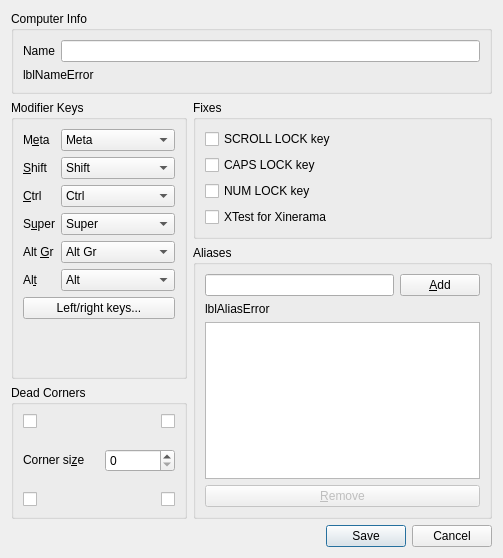
<?xml version="1.0" encoding="UTF-8"?>
<ui version="4.0">
 <class>ScreenSettingsDialog</class>
 <widget class="QDialog" name="ScreenSettingsDialog">
  <property name="geometry">
   <rect>
    <x>0</x>
    <y>0</y>
    <width>503</width>
    <height>558</height>
   </rect>
  </property>
  <property name="windowTitle">
   <string>Computer settings</string>
  </property>
  <layout class="QVBoxLayout" name="_2">
   <item>
    <widget class="QGroupBox" name="groupComputerName">
     <property name="sizePolicy">
      <sizepolicy hsizetype="Preferred" vsizetype="Maximum">
       <horstretch>0</horstretch>
       <verstretch>0</verstretch>
      </sizepolicy>
     </property>
     <property name="title">
      <string>Computer Info</string>
     </property>
     <layout class="QVBoxLayout" name="_3">
      <item>
       <layout class="QHBoxLayout" name="_4">
        <item>
         <widget class="QLabel" name="label_7">
          <property name="sizePolicy">
           <sizepolicy hsizetype="Preferred" vsizetype="Fixed">
            <horstretch>0</horstretch>
            <verstretch>0</verstretch>
           </sizepolicy>
          </property>
          <property name="text">
           <string>Name</string>
          </property>
          <property name="buddy">
           <cstring>lineNameEdit</cstring>
          </property>
         </widget>
        </item>
        <item>
         <widget class="QLineEdit" name="lineNameEdit">
          <property name="sizePolicy">
           <sizepolicy hsizetype="Expanding" vsizetype="Fixed">
            <horstretch>0</horstretch>
            <verstretch>0</verstretch>
           </sizepolicy>
          </property>
          <property name="maxLength">
           <number>255</number>
          </property>
         </widget>
        </item>
       </layout>
      </item>
      <item>
       <widget class="QLabel" name="lblNameError">
        <property name="sizePolicy">
         <sizepolicy hsizetype="Preferred" vsizetype="Fixed">
          <horstretch>0</horstretch>
          <verstretch>0</verstretch>
         </sizepolicy>
        </property>
        <property name="minimumSize">
         <size>
          <width>0</width>
          <height>0</height>
         </size>
        </property>
        <property name="text">
         <string notr="true">lblNameError</string>
        </property>
        <property name="alignment">
         <set>Qt::AlignmentFlag::AlignLeading|Qt::AlignmentFlag::AlignLeft|Qt::AlignmentFlag::AlignVCenter</set>
        </property>
       </widget>
      </item>
     </layout>
    </widget>
   </item>
   <item>
    <layout class="QHBoxLayout" name="layoutOptions">
     <item>
      <layout class="QVBoxLayout" name="layoutLeftSide">
       <item>
        <widget class="QGroupBox" name="groupModifers">
         <property name="title">
          <string>Modifier Keys</string>
         </property>
         <layout class="QFormLayout" name="formLayout_2">
          <item row="0" column="0">
           <widget class="QLabel" name="label_5">
            <property name="maximumSize">
             <size>
              <width>40</width>
              <height>16777215</height>
             </size>
            </property>
            <property name="text">
             <string>M&amp;eta</string>
            </property>
            <property name="buddy">
             <cstring>comboMeta</cstring>
            </property>
           </widget>
          </item>
          <item row="4" column="0">
           <widget class="QLabel" name="label_3">
            <property name="text">
             <string>&amp;Ctrl</string>
            </property>
            <property name="buddy">
             <cstring>comboCtrl</cstring>
            </property>
           </widget>
          </item>
          <item row="6" column="0">
           <widget class="QLabel" name="label_6">
            <property name="text">
             <string>S&amp;uper</string>
            </property>
            <property name="buddy">
             <cstring>comboSuper</cstring>
            </property>
           </widget>
          </item>
          <item row="9" column="0">
           <widget class="QLabel" name="label_4">
            <property name="text">
             <string>Al&amp;t</string>
            </property>
            <property name="buddy">
             <cstring>comboAlt</cstring>
            </property>
           </widget>
          </item>
          <item row="0" column="1">
           <widget class="QComboBox" name="comboMeta">
            <property name="currentIndex">
             <number>3</number>
            </property>
            <item>
             <property name="text">
              <string>Shift</string>
             </property>
            </item>
            <item>
             <property name="text">
              <string>Ctrl</string>
             </property>
            </item>
            <item>
             <property name="text">
              <string>Alt</string>
             </property>
            </item>
            <item>
             <property name="text">
              <string>Meta</string>
             </property>
            </item>
            <item>
             <property name="text">
              <string>Super</string>
             </property>
            </item>
            <item>
             <property name="text">
              <string>Alt Gr</string>
             </property>
            </item>
            <item>
             <property name="text">
              <string>None</string>
             </property>
            </item>
           </widget>
          </item>
          <item row="2" column="1">
           <widget class="QComboBox" name="comboShift">
            <item>
             <property name="text">
              <string>Shift</string>
             </property>
            </item>
            <item>
             <property name="text">
              <string>Ctrl</string>
             </property>
            </item>
            <item>
             <property name="text">
              <string>Alt</string>
             </property>
            </item>
            <item>
             <property name="text">
              <string>Meta</string>
             </property>
            </item>
            <item>
             <property name="text">
              <string>Super</string>
             </property>
            </item>
            <item>
             <property name="text">
              <string>Alt Gr</string>
             </property>
            </item>
            <item>
             <property name="text">
              <string>None</string>
             </property>
            </item>
           </widget>
          </item>
          <item row="2" column="0">
           <widget class="QLabel" name="label_2">
            <property name="maximumSize">
             <size>
              <width>40</width>
              <height>16777215</height>
             </size>
            </property>
            <property name="text">
             <string>&amp;Shift</string>
            </property>
            <property name="buddy">
             <cstring>comboShift</cstring>
            </property>
           </widget>
          </item>
          <item row="9" column="1">
           <widget class="QComboBox" name="comboAlt">
            <property name="currentIndex">
             <number>2</number>
            </property>
            <item>
             <property name="text">
              <string>Shift</string>
             </property>
            </item>
            <item>
             <property name="text">
              <string>Ctrl</string>
             </property>
            </item>
            <item>
             <property name="text">
              <string>Alt</string>
             </property>
            </item>
            <item>
             <property name="text">
              <string>Meta</string>
             </property>
            </item>
            <item>
             <property name="text">
              <string>Super</string>
             </property>
            </item>
            <item>
             <property name="text">
              <string>Alt Gr</string>
             </property>
            </item>
            <item>
             <property name="text">
              <string>None</string>
             </property>
            </item>
           </widget>
          </item>
          <item row="6" column="1">
           <widget class="QComboBox" name="comboSuper">
            <property name="currentIndex">
             <number>4</number>
            </property>
            <item>
             <property name="text">
              <string>Shift</string>
             </property>
            </item>
            <item>
             <property name="text">
              <string>Ctrl</string>
             </property>
            </item>
            <item>
             <property name="text">
              <string>Alt</string>
             </property>
            </item>
            <item>
             <property name="text">
              <string>Meta</string>
             </property>
            </item>
            <item>
             <property name="text">
              <string>Super</string>
             </property>
            </item>
            <item>
             <property name="text">
              <string>Alt Gr</string>
             </property>
            </item>
            <item>
             <property name="text">
              <string>None</string>
             </property>
            </item>
           </widget>
          </item>
          <item row="4" column="1">
           <widget class="QComboBox" name="comboCtrl">
            <property name="currentIndex">
             <number>1</number>
            </property>
            <item>
             <property name="text">
              <string>Shift</string>
             </property>
            </item>
            <item>
             <property name="text">
              <string>Ctrl</string>
             </property>
            </item>
            <item>
             <property name="text">
              <string>Alt</string>
             </property>
            </item>
            <item>
             <property name="text">
              <string>Meta</string>
             </property>
            </item>
            <item>
             <property name="text">
              <string>Super</string>
             </property>
            </item>
            <item>
             <property name="text">
              <string>Alt Gr</string>
             </property>
            </item>
            <item>
             <property name="text">
              <string>None</string>
             </property>
            </item>
           </widget>
          </item>
          <item row="8" column="0">
           <widget class="QLabel" name="labelAltGr">
            <property name="text">
             <string>Alt &amp;Gr</string>
            </property>
            <property name="buddy">
             <cstring>comboAltGr</cstring>
            </property>
           </widget>
          </item>
          <item row="8" column="1">
           <widget class="QComboBox" name="comboAltGr">
            <property name="currentIndex">
             <number>5</number>
            </property>
            <item>
             <property name="text">
              <string>Shift</string>
             </property>
            </item>
            <item>
             <property name="text">
              <string>Ctrl</string>
             </property>
            </item>
            <item>
             <property name="text">
              <string>Alt</string>
             </property>
            </item>
            <item>
             <property name="text">
              <string>Meta</string>
             </property>
            </item>
            <item>
             <property name="text">
              <string>Super</string>
             </property>
            </item>
            <item>
             <property name="text">
              <string>Alt Gr</string>
             </property>
            </item>
            <item>
             <property name="text">
              <string>None</string>
             </property>
            </item>
           </widget>
          </item>
          <item row="10" column="0" colspan="2">
           <widget class="QPushButton" name="btnModifierKeys">
            <property name="toolTip">
             <string>Override individual left and right modifier keys</string>
            </property>
            <property name="text">
             <string>Left/right keys...</string>
            </property>
           </widget>
          </item>
         </layout>
        </widget>
       </item>
       <item>
        <widget class="QGroupBox" name="groupDeadCorners">
         <property name="title">
          <string>Dead Corners</string>
         </property>
         <layout class="QVBoxLayout" name="verticalLayout_2">
          <property name="spacing">
           <number>20</number>
          </property>
          <property name="sizeConstraint">
           <enum>QLayout::SizeConstraint::SetMinAndMaxSize</enum>
          </property>
          <item>
           <layout class="QHBoxLayout" name="layoutDeadCornersTop">
            <item>
             <widget class="QCheckBox" name="chkDeadTopLeft">
              <property name="minimumSize">
               <size>
                <width>0</width>
                <height>0</height>
               </size>
              </property>
              <property name="toolTip">
               <string>Top Left</string>
              </property>
              <property name="autoRepeatInterval">
               <number>100</number>
              </property>
             </widget>
            </item>
            <item>
             <widget class="QCheckBox" name="chkDeadTopRight">
              <property name="minimumSize">
               <size>
                <width>0</width>
                <height>0</height>
               </size>
              </property>
              <property name="toolTip">
               <string>Top Right</string>
              </property>
              <property name="layoutDirection">
               <enum>Qt::LayoutDirection::RightToLeft</enum>
              </property>
             </widget>
            </item>
           </layout>
          </item>
          <item>
           <layout class="QHBoxLayout" name="layoutCornerSize">
            <item>
             <widget class="QLabel" name="label">
              <property name="sizePolicy">
               <sizepolicy hsizetype="Fixed" vsizetype="Fixed">
                <horstretch>0</horstretch>
                <verstretch>0</verstretch>
               </sizepolicy>
              </property>
              <property name="text">
               <string>Corner si&amp;ze</string>
              </property>
              <property name="buddy">
               <cstring>sbSwitchCornerSize</cstring>
              </property>
             </widget>
            </item>
            <item>
             <widget class="QSpinBox" name="sbSwitchCornerSize">
              <property name="sizePolicy">
               <sizepolicy hsizetype="Preferred" vsizetype="Fixed">
                <horstretch>0</horstretch>
                <verstretch>0</verstretch>
               </sizepolicy>
              </property>
              <property name="minimumSize">
               <size>
                <width>70</width>
                <height>0</height>
               </size>
              </property>
             </widget>
            </item>
           </layout>
          </item>
          <item>
           <layout class="QHBoxLayout" name="layoutDeadCornersBottom">
            <item>
             <widget class="QCheckBox" name="chkDeadBottomLeft">
              <property name="minimumSize">
               <size>
                <width>0</width>
                <height>0</height>
               </size>
              </property>
              <property name="toolTip">
               <string>Bottom Left</string>
              </property>
             </widget>
            </item>
            <item>
             <widget class="QCheckBox" name="chkDeadBottomRight">
              <property name="minimumSize">
               <size>
                <width>0</width>
                <height>0</height>
               </size>
              </property>
              <property name="toolTip">
               <string>Bottom Right</string>
              </property>
              <property name="layoutDirection">
               <enum>Qt::LayoutDirection::RightToLeft</enum>
              </property>
             </widget>
            </item>
           </layout>
          </item>
         </layout>
        </widget>
       </item>
      </layout>
     </item>
     <item>
      <layout class="QVBoxLayout" name="layoutRightSide">
       <item>
        <widget class="QGroupBox" name="groupFixes">
         <property name="title">
          <string>Fixes</string>
         </property>
         <layout class="QVBoxLayout" name="verticalLayout_3">
          <item>
           <widget class="QCheckBox" name="chkFixScrollLock">
            <property name="sizePolicy">
             <sizepolicy hsizetype="Minimum" vsizetype="Preferred">
              <horstretch>0</horstretch>
              <verstretch>0</verstretch>
             </sizepolicy>
            </property>
            <property name="text">
             <string>SCROLL LOCK key</string>
            </property>
           </widget>
          </item>
          <item>
           <widget class="QCheckBox" name="chkFixCapsLock">
            <property name="sizePolicy">
             <sizepolicy hsizetype="Minimum" vsizetype="Preferred">
              <horstretch>0</horstretch>
              <verstretch>0</verstretch>
             </sizepolicy>
            </property>
            <property name="text">
             <string>CAPS LOCK key</string>
            </property>
           </widget>
          </item>
          <item>
           <widget class="QCheckBox" name="chkFixNumLock">
            <property name="sizePolicy">
             <sizepolicy hsizetype="Minimum" vsizetype="Preferred">
              <horstretch>0</horstretch>
              <verstretch>0</verstretch>
             </sizepolicy>
            </property>
            <property name="text">
             <string>NUM LOCK key</string>
            </property>
           </widget>
          </item>
          <item>
           <widget class="QCheckBox" name="chkFixXTest">
            <property name="sizePolicy">
             <sizepolicy hsizetype="Minimum" vsizetype="Preferred">
              <horstretch>0</horstretch>
              <verstretch>0</verstretch>
             </sizepolicy>
            </property>
            <property name="text">
             <string>XTest for Xinerama</string>
            </property>
            <property name="checked">
             <bool>false</bool>
            </property>
           </widget>
          </item>
         </layout>
        </widget>
       </item>
       <item>
        <widget class="QGroupBox" name="groupAliases">
         <property name="sizePolicy">
          <sizepolicy hsizetype="Preferred" vsizetype="Expanding">
           <horstretch>0</horstretch>
           <verstretch>0</verstretch>
          </sizepolicy>
         </property>
         <property name="title">
          <string>Aliases</string>
         </property>
         <layout class="QVBoxLayout" name="verticalLayout">
          <item>
           <layout class="QHBoxLayout" name="horizontalLayout">
            <item>
             <widget class="QLineEdit" name="lineAddAlias">
              <property name="sizePolicy">
               <sizepolicy hsizetype="Expanding" vsizetype="Fixed">
                <horstretch>0</horstretch>
                <verstretch>0</verstretch>
               </sizepolicy>
              </property>
              <property name="minimumSize">
               <size>
                <width>168</width>
                <height>20</height>
               </size>
              </property>
              <property name="maxLength">
               <number>255</number>
              </property>
             </widget>
            </item>
            <item>
             <widget class="QPushButton" name="btnAddAlias">
              <property name="enabled">
               <bool>true</bool>
              </property>
              <property name="text">
               <string>&amp;Add</string>
              </property>
             </widget>
            </item>
           </layout>
          </item>
          <item>
           <widget class="QLabel" name="lblAliasError">
            <property name="sizePolicy">
             <sizepolicy hsizetype="Minimum" vsizetype="Maximum">
              <horstretch>0</horstretch>
              <verstretch>0</verstretch>
             </sizepolicy>
            </property>
            <property name="minimumSize">
             <size>
              <width>0</width>
              <height>0</height>
             </size>
            </property>
            <property name="maximumSize">
             <size>
              <width>16777215</width>
              <height>16777215</height>
             </size>
            </property>
            <property name="text">
             <string notr="true">lblAliasError</string>
            </property>
            <property name="wordWrap">
             <bool>true</bool>
            </property>
           </widget>
          </item>
          <item>
           <widget class="QListWidget" name="listAliases">
            <property name="sizePolicy">
             <sizepolicy hsizetype="Preferred" vsizetype="Expanding">
              <horstretch>0</horstretch>
              <verstretch>0</verstretch>
             </sizepolicy>
            </property>
            <property name="minimumSize">
             <size>
              <width>0</width>
              <height>0</height>
             </size>
            </property>
            <property name="maximumSize">
             <size>
              <width>16777215</width>
              <height>16777215</height>
             </size>
            </property>
            <property name="selectionMode">
             <enum>QAbstractItemView::SelectionMode::ExtendedSelection</enum>
            </property>
           </widget>
          </item>
          <item>
           <widget class="QPushButton" name="btnRemoveAlias">
            <property name="enabled">
             <bool>false</bool>
            </property>
            <property name="text">
             <string>&amp;Remove</string>
            </property>
           </widget>
          </item>
         </layout>
        </widget>
       </item>
      </layout>
     </item>
    </layout>
   </item>
   <item>
    <widget class="QDialogButtonBox" name="buttonBox">
     <property name="minimumSize">
      <size>
       <width>0</width>
       <height>0</height>
      </size>
     </property>
     <property name="orientation">
      <enum>Qt::Orientation::Horizontal</enum>
     </property>
     <property name="standardButtons">
      <set>QDialogButtonBox::StandardButton::Cancel|QDialogButtonBox::StandardButton::Save</set>
     </property>
    </widget>
   </item>
  </layout>
 </widget>
 <tabstops>
  <tabstop>lineNameEdit</tabstop>
  <tabstop>comboMeta</tabstop>
  <tabstop>comboShift</tabstop>
  <tabstop>comboCtrl</tabstop>
  <tabstop>comboSuper</tabstop>
  <tabstop>comboAltGr</tabstop>
  <tabstop>comboAlt</tabstop>
  <tabstop>btnModifierKeys</tabstop>
  <tabstop>chkDeadTopLeft</tabstop>
  <tabstop>chkDeadTopRight</tabstop>
  <tabstop>sbSwitchCornerSize</tabstop>
  <tabstop>chkDeadBottomLeft</tabstop>
  <tabstop>chkDeadBottomRight</tabstop>
  <tabstop>chkFixScrollLock</tabstop>
  <tabstop>chkFixCapsLock</tabstop>
  <tabstop>chkFixNumLock</tabstop>
  <tabstop>chkFixXTest</tabstop>
  <tabstop>lineAddAlias</tabstop>
  <tabstop>btnAddAlias</tabstop>
  <tabstop>listAliases</tabstop>
  <tabstop>btnRemoveAlias</tabstop>
 </tabstops>
 <resources/>
 <connections/>
</ui>
